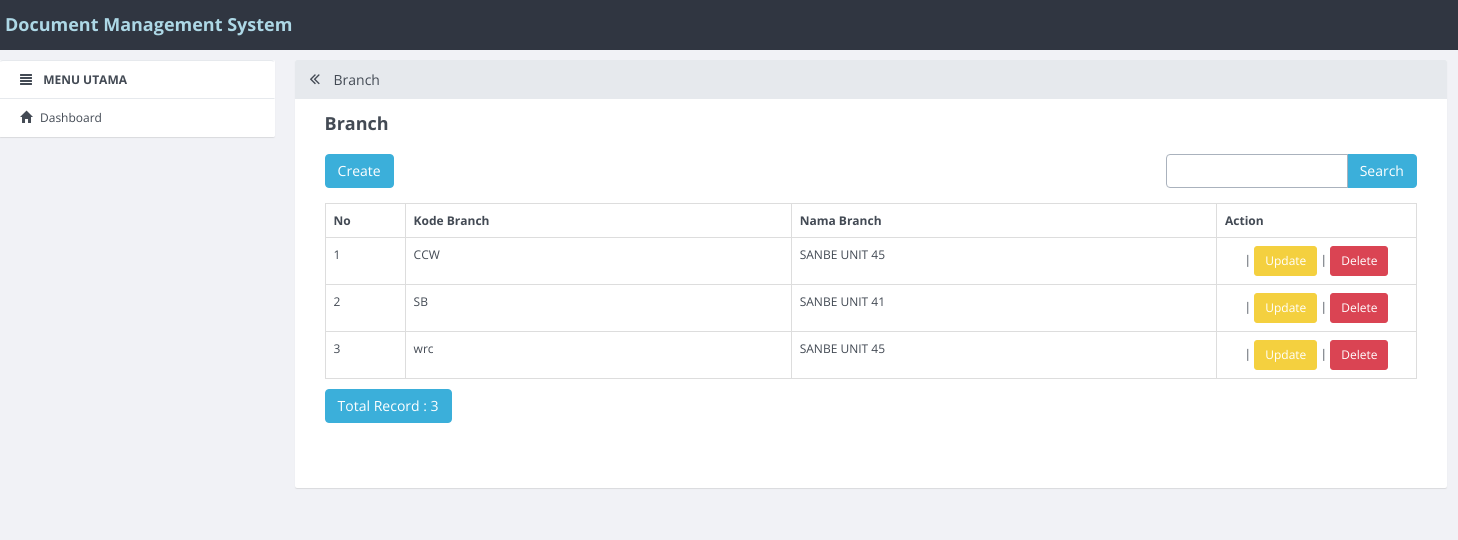
Screenshot of /index.php/branch with the database file from the repository.
### tables this page shows
CREATE TABLE `branch` (
  `id_branch` int(11) NOT NULL,
  `kode_branch` varchar(50) NOT NULL,
  `branch` varchar(50) DEFAULT NULL
);

### application/controllers/Branch.php (called while the page is built, shortened)
<?php
class branch extends CI_Controller
{
    function __construct()
    {
        $this->load->model('branch_model');
        $this->load->library('form_validation');
    }
    public function index()
    {
        $q = urldecode($this->input->get('q', TRUE));
        $start = intval($this->input->get('start'));
        if ($q <> '') {
            $config['base_url'] = base_url() . 'branch/index.html?q=' . urlencode($q);
            $config['first_url'] = base_url() . 'branch/index.html?q=' . urlencode($q);
        } else {
            $config['base_url'] = base_url() . 'branch/index.html';
            $config['first_url'] = base_url() . 'branch/index.html';
        }
        $config['per_page'] = 10;
        $config['page_query_string'] = TRUE;
        $config['total_rows'] = $this->branch_model->total_rows($q);
        $branch = $this->branch_model->get_limit_data($config['per_page'], $start, $q);
        $this->load->library('pagination');
        $this->pagination->initialize($config);
        $data = array(
            'branch_data' => $branch,
            'q' => $q,
            'pagination' => $this->pagination->create_links(),
            'total_rows' => $config['total_rows'],
            'start' => $start,
            'konten' => 'branch/branch_list',
            'judul' => ' Branch',
        );
        $this->load->view('v_index', $data);
    }
}

### index.php (called while the page is built, shortened)
<?php
require_once BASEPATH.'core/CodeIgniter.php';

### application/config/config.php (called while the page is built, shortened)
<?php
$config['base_url'] = "http://".$_SERVER['HTTP_HOST'];
$config['base_url'] .= preg_replace('@/+$@','',dirname($_SERVER['SCRIPT_NAME'])).'/';
$config['index_page'] = '';
$config['uri_protocol']	= 'REQUEST_URI';
$config['url_suffix'] = '.html';
$config['language']	= 'english';
$config['charset'] = 'UTF-8';
$config['enable_hooks'] = FALSE;
$config['subclass_prefix'] = 'MY_';
$config['composer_autoload'] = FALSE;
$config['permitted_uri_chars'] = 'a-z 0-9~%.:_\-';
$config['enable_query_strings'] = FALSE;
$config['controller_trigger'] = 'c';
$config['function_trigger'] = 'm';
$config['directory_trigger'] = 'd';
$config['allow_get_array'] = TRUE;
$config['log_threshold'] = 0;
$config['log_path'] = '';
$config['log_file_extension'] = '';
$config['log_file_permissions'] = 0644;
$config['log_date_format'] = 'Y-m-d H:i:s';
$config['error_views_path'] = '';
$config['cache_path'] = '';
$config['cache_query_string'] = FALSE;
$config['encryption_key'] = '';
$config['sess_driver'] = 'files';
$config['sess_cookie_name'] = 'ci_session';
$config['sess_expiration'] = 7200;
$config['sess_save_path'] = NULL;
$config['sess_match_ip'] = FALSE;
$config['sess_time_to_update'] = 300;
$config['sess_regenerate_destroy'] = FALSE;
$config['cookie_prefix']	= '';
$config['cookie_domain']	= '';
$config['cookie_path']		= '/';
$config['cookie_secure']	= FALSE;
$config['cookie_httponly'] 	= FALSE;
$config['standardize_newlines'] = FALSE;
$config['global_xss_filtering'] = FALSE;
$config['csrf_protection'] = FALSE;
$config['csrf_token_name'] = 'csrf_test_name';
$config['csrf_cookie_name'] = 'csrf_cookie_name';
$config['csrf_expire'] = 7200;
$config['csrf_regenerate'] = TRUE;
$config['csrf_exclude_uris'] = array();
$config['compress_output'] = FALSE;
$config['time_reference'] = 'local';
$config['rewrite_short_tags'] = FALSE;
$config['proxy_ips'] = '';

### application/models/branch_model.php (called while the page is built, shortened)
<?php
class branch_model extends CI_Model
{
    public $table = 'branch';
    public $id = 'id_branch';
    public $order = 'DESC';
    function total_rows($q = NULL) {
    $this->db->like('id_branch', $q);
    $this->db->or_like('kode_branch', $q);
	$this->db->or_like('branch', $q);
	$this->db->from($this->table);
        return $this->db->count_all_results();
    }
    function get_limit_data($limit, $start = 0, $q = NULL) {
        $this->db->order_by($this->id, $this->order);
    $this->db->like('id_branch', $q);
    $this->db->or_like('kode_branch', $q);
	$this->db->or_like('branch', $q);
	$this->db->limit($limit, $start);
        return $this->db->get($this->table)->result();
    }
}

### application/views/branch/branch_list.php (the view, shortened to what this page needs)
<div class="row" style="margin-bottom: 10px">
            <div class="col-md-4">
                <?php echo anchor(site_url('branch/create'),'Create', 'class="btn btn-primary"'); ?>
            </div>
            <div class="col-md-4 text-center">
            </div>
            <div class="col-md-1 text-right">
            </div>
            <div class="col-md-3 text-right">
                <form action="<?php echo site_url('branch/index'); ?>" class="form-inline" method="get">
                    <div class="input-group">
                        <input type="text" class="form-control" name="q" value="<?php echo $q; ?>">
                        <span class="input-group-btn">
                          <button class="btn btn-primary" type="submit">Search</button>
                        </span>
                    </div>
                </form>
            </div>
        </div>
        <table class="table table-bordered" style="margin-bottom: 10px">
            <tr>
                <th>No</th>
        <th>Kode Branch</th>
        <th>Nama Branch</th>
        <th>Action</th>
            </tr><?php
            foreach ($branch_data as $branch)
            {
                ?>
                <tr>
            <td width="80px"><?php echo ++$start ?></td>
            <td><?php echo $branch->kode_branch ?></td>
            <td><?php echo $branch->branch ?></td>
            <td style="text-align:center" width="200px">
                <?php
                echo ' | ';
                echo anchor(site_url('branch/update/'.$branch->id_branch),'Update',array('class' => 'btn btn-warning btn-sm'));
                 echo ' | ';
                echo anchor(site_url('branch/delete/'.$branch->id_branch),'Delete',array('class'=> 'btn btn-danger btn-sm'),' onclick="javasciprt: return confirm"(\'Are You Sure ?\')"');
                ?>
            </td>
        </tr>
                <?php
            }
            ?>
        </table>
        <div class="row">
            <div class="col-md-6">
                <a href="#" class="btn btn-primary">Total Record : <?php echo $total_rows ?></a>
        </div>
            <div class="col-md-6 text-right">
            </div>
        </div>

### rows the page displays
branch: kode_branch "CCW", branch "SANBE UNIT 45", id_branch "Update", id_branch "Delete"
branch: kode_branch "SB", branch "SANBE UNIT 41", id_branch "Update", id_branch "Delete"
branch: kode_branch "wrc", branch "SANBE UNIT 45", id_branch "Update", id_branch "Delete"

### other values shown
$judul "Branch"
anchor(site_url('branch/create'),'Create', 'class="btn btn-primary"') "Create"
$total_rows "3"
